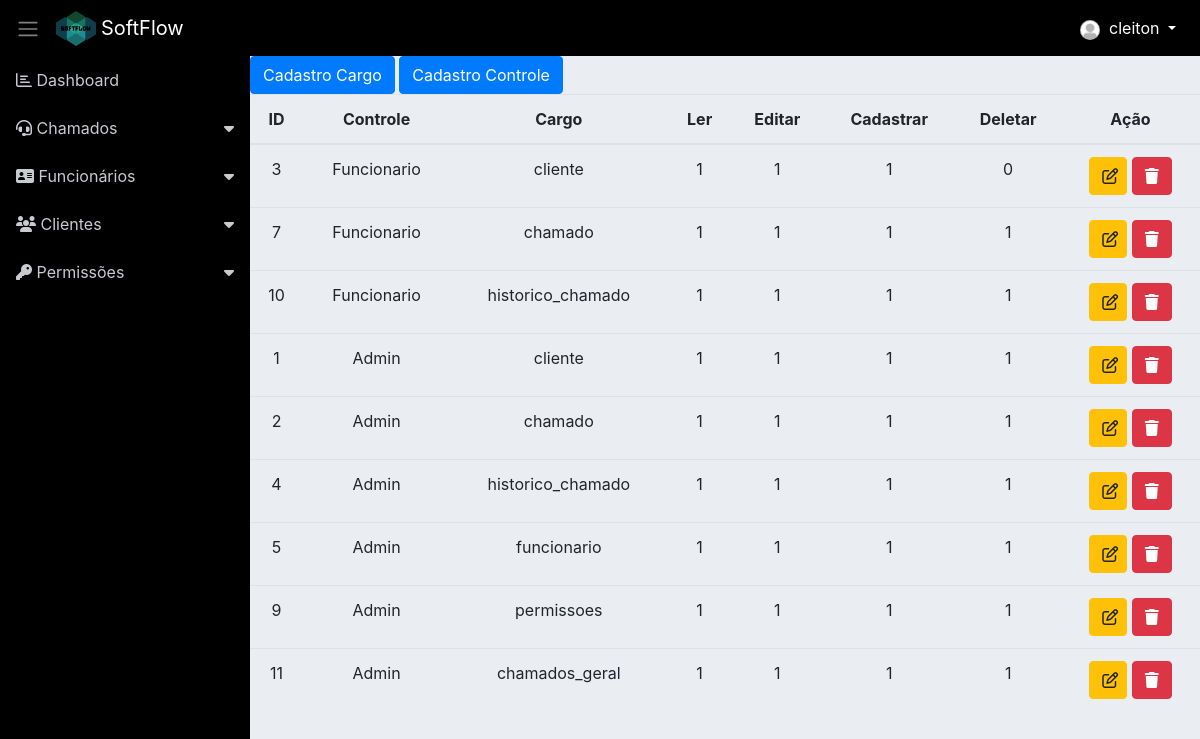
Screenshot of /permissoes.php (signed in) with the database file from the repository.
### tables this page shows
CREATE TABLE `permissoes` (
  `id` int(11) NOT NULL,
  `id_controle` int(11) NOT NULL,
  `id_cargo` int(11) NOT NULL,
  `ler` int(11) NOT NULL,
  `editar` int(11) NOT NULL,
  `cadastrar` int(11) NOT NULL,
  `deletar` int(11) NOT NULL
);

CREATE TABLE `cargos` (
  `id` int(11) NOT NULL,
  `nome` varchar(50) NOT NULL
);

CREATE TABLE `controles` (
  `id` int(11) NOT NULL,
  `nome` varchar(50) NOT NULL
);

### classes/Model.php (called while the page is built, shortened)
<?php
require_once 'Conn.php';
class Model
{
    public function __construct()
    {
        $conn = new Conn();
        $this->db = $conn->getConn();
    }
}

### classes/Conn.php (called while the page is built)
<?php
class Conn {
    public static $Host = "localhost";
    public static $User = "root";
    public static $Pass = "";
    public static $Dbname = "sistema_informatica_pi";
    private static $Connect = null;
    private static function Conectar() {
        try {
            if(self::$Connect == null):
                self::$Connect = new PDO('mysql:host=' . self::$Host .';dbname='.self::$Dbname, self::$User, self::$Pass);
            endif;
        } catch (Exception $ex) {
            echo 'Mensagem: ' . $ex->getMessage();
            die;
        }
        return self::$Connect;
    }
    public function getConn() {
        return self::Conectar();
    }
}

### classes/PermissaoDAO.php (called while the page is built, shortened)
<?php
require_once 'Model.php';
class PermissaoDAO extends Model
{
    public function __construct()
    {
        $this->tabela = 'permissoes';
        $this->class = 'Permissao';
    }
    public function listarPermissao()
    {
        $sql = "SELECT p.*, c.nome AS nome_cargo, co.nome AS nome_controle FROM {$this->tabela} p
        LEFT JOIN cargos c ON c.id = p.id_cargo
        LEFT JOIN controles co ON co.id = p.id_controle
        ORDER BY p.id_cargo DESC
        ";
        $stmt = $this->db->prepare($sql);
        $stmt->setFetchMode(PDO::FETCH_CLASS, $this->class);
        $stmt->execute();
        return $stmt->fetchAll();
    }
}

### classes/Permissao.php (called while the page is built, shortened)
<?php
class Permissao
{
    private $id;
    private $ler;
    private $editar;
    private $cadastrar;
    private $deletar;
    public function getId()
    {
        return $this->id;
    }
    public function getLer()
    {
        return $this->ler;
    }
    public function getEditar()
    {
        return $this->editar;
    }
    public function getCadastrar()
    {
        return $this->cadastrar;
    }
    public function getDeletar()
    {
        return $this->deletar;
    }
}

### includes/funcoes.php (called while the page is built, shortened)
<?php
function retornaControle($controle = '')
{
	$permissoes = [];
	foreach($_SESSION['permissoes'] as $key => $data) {
	    if(array_search($controle, $_SESSION['permissoes'][$key])) {
			$permissoes = $_SESSION['permissoes'][$key];
			break;
		}
	}
	return $permissoes;
}

### permissoes.php (the view, shortened to what this page needs)
<?php include 'layout/header.php'; ?>
<?php include './layout/menu.php'; ?>
<?php
$permissoes = retornaControle('permissoes');
require 'classes/Permissao.php';
require 'classes/PermissaoDAO.php';
$permissaoDAO = new PermissaoDAO();
$Permissoes = $permissaoDAO->listarPermissao();
?>
<div style="width: 100%;">
	<a href="form_cargos.php" class="btn btn-primary">Cadastro Cargo</a>
	<a href="form_controle.php" class="btn btn-primary">Cadastro Controle</a>
	<table class="table text-center">
		<thead>
			<tr>
				<th>ID</th>
				<th>Controle</th>
				<th>Cargo</th>
				<th>Ler</th>
				<th>Editar</th>
				<th>Cadastrar</th>
				<th>Deletar</th>
				<th>Ação</th>
			</tr>
		</thead>
		<tbody>
			<?php foreach ($Permissoes as $permissao) { ?>
				<tr>
					<td><?= $permissao->getId() ?></td>
					<td><?= $permissao->nome_cargo; ?></td>
					<td><?= $permissao->nome_controle; ?></td>
					<td><?= $permissao->getLer() ?></td>
					<td><?= $permissao->getEditar() ?></td>
					<td><?= $permissao->getCadastrar() ?></td>
					<td><?= $permissao->getDeletar() ?></td>
					<td>
						<?php if($permissoes['editar']): ?>
						<a class="btn btn-warning" style="padding-right: 8px;" href="form_permissao.php?id=<?= $permissao->getId() ?>"><i class="far fa-edit"></i></a>
						<?php endif; ?>
						<?php if($permissoes['deletar']): ?>
						<a class="btn btn-danger" href="controle_permissao.php?acao=deletar&id=<?= $permissao->getId() ?>" onclick="return confirm('Deseja realmente excluir?')"><i class="fas fa-trash"></i></a>
						<?php endif; ?>
					</td>
				</tr>
			<?php } ?>
		</tbody>
	</table>
</div>
<?php include 'layout/footer.php'; ?>

### assets/css/dashboard.css (style rules this page uses)
body { background-color: #eaeef3; }

### rows the page displays
permissoes: id "3", id_cargo.nome "Funcionario", id_controle.nome "cliente", ler "1", editar "1", cadastrar "1", deletar "0"
permissoes: id "7", id_cargo.nome "Funcionario", id_controle.nome "chamado", ler "1", editar "1", cadastrar "1", deletar "1"
permissoes: id "10", id_cargo.nome "Funcionario", id_controle.nome "historico_chamado", ler "1", editar "1", cadastrar "1", deletar "1"
permissoes: id "1", id_cargo.nome "Admin", id_controle.nome "cliente", ler "1", editar "1", cadastrar "1", deletar "1"
permissoes: id "2", id_cargo.nome "Admin", id_controle.nome "chamado", ler "1", editar "1", cadastrar "1", deletar "1"
permissoes: id "4", id_cargo.nome "Admin", id_controle.nome "historico_chamado", ler "1", editar "1", cadastrar "1", deletar "1"
permissoes: id "5", id_cargo.nome "Admin", id_controle.nome "funcionario", ler "1", editar "1", cadastrar "1", deletar "1"
permissoes: id "9", id_cargo.nome "Admin", id_controle.nome "permissoes", ler "1", editar "1", cadastrar "1", deletar "1"
permissoes: id "11", id_cargo.nome "Admin", id_controle.nome "chamados_geral", ler "1", editar "1", cadastrar "1", deletar "1"

### other values shown
$_SESSION['nome'] "cleiton"
